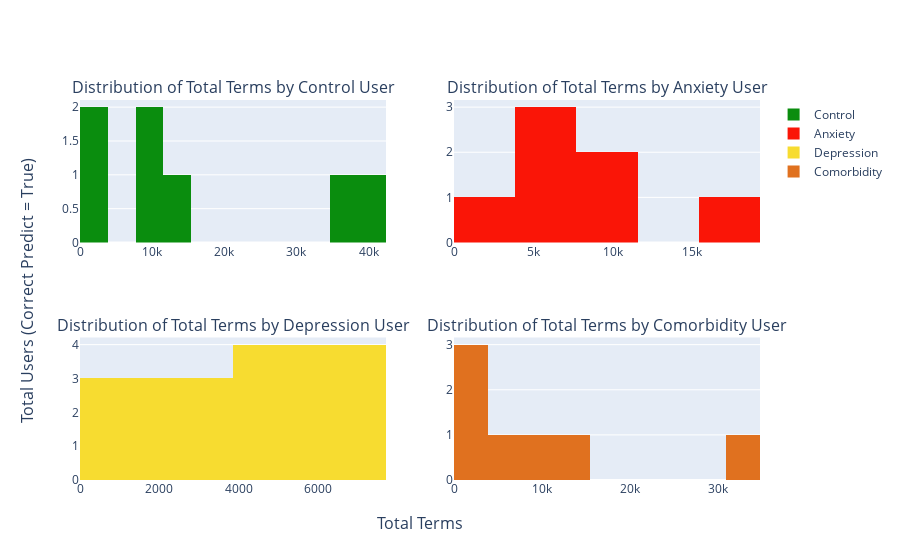
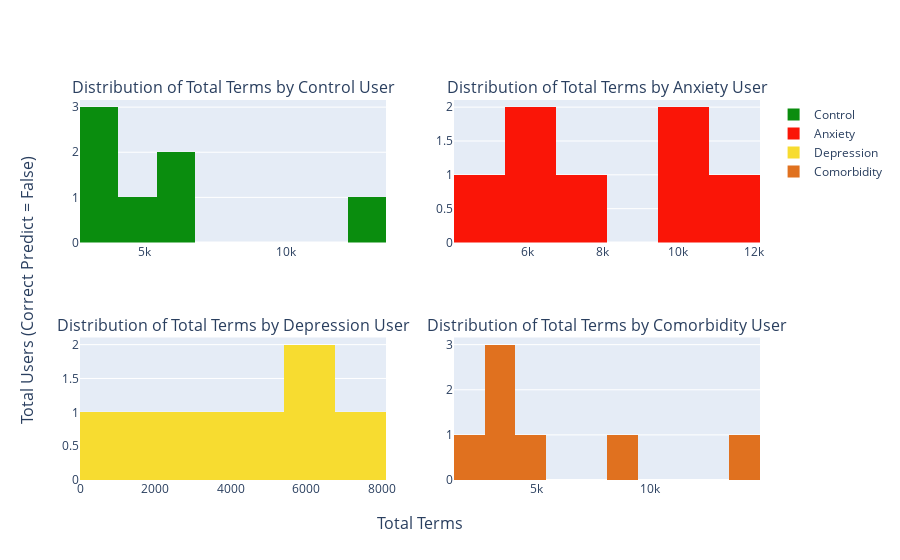

Notebook code cell kept with these figures, in order:
### Code cell
generate_plot_total_terms(sub_smhd_test[sub_smhd_test.correct_prediction == True], type_plot='specific')
generate_plot_total_terms(sub_smhd_test[sub_smhd_test.correct_prediction == False], type_plot='specific')

### Figure 1 — Plotly figure (JSON) as saved in the notebook; plotly's stock layout.template omitted (floating-point values rounded to 4 significant figures)
{"data": [{"autobinx": false, "marker": {"color": "#0A8D0E"}, "name": "Control", "type": "histogram", "x": [3653, 9287, 14157, 35379, 11045, 1917, 38579], "xaxis": "x", "xbins": {"end": 38579, "size": 3857, "start": 0}, "yaxis": "y", "ybins": {"end": 38579, "size": 2, "start": 0}}, {"autobinx": false, "marker": {"color": "#FA1507"}, "name": "Anxiety", "type": "histogram", "x": [18443, 4214, 5668, 696, 11433, 5269, 7763], "xaxis": "x2", "xbins": {"end": 38579, "size": 3857, "start": 0}, "yaxis": "y2", "ybins": {"end": 38579, "size": 2, "start": 0}}, {"autobinx": false, "marker": {"color": "#F7DC30"}, "name": "Depression", "type": "histogram", "x": [4178, 3317, 6847, 6060, 2631, 5746, 3479], "xaxis": "x3", "xbins": {"end": 38579, "size": 3857, "start": 0}, "yaxis": "y3", "ybins": {"end": 38579, "size": 2, "start": 0}}, {"autobinx": false, "marker": {"color": "#E0711F"}, "name": "Comorbidity", "type": "histogram", "x": [2276, 12544, 2846, 11176, 5830, 31019, 2516], "xaxis": "x4", "xbins": {"end": 38579, "size": 3857, "start": 0}, "yaxis": "y4", "ybins": {"end": 38579, "size": 2, "start": 0}}], "layout": {"annotations": [{"font": {"size": 16}, "showarrow": false, "text": "Distribution of Total Terms by Control User", "x": 0.225, "xanchor": "center", "xref": "paper", "y": 1, "yanchor": "bottom", "yref": "paper"}, {"font": {"size": 16}, "showarrow": false, "text": "Distribution of Total Terms by Anxiety User", "x": 0.775, "xanchor": "center", "xref": "paper", "y": 1, "yanchor": "bottom", "yref": "paper"}, {"font": {"size": 16}, "showarrow": false, "text": "Distribution of Total Terms by Depression User", "x": 0.225, "xanchor": "center", "xref": "paper", "y": 0.375, "yanchor": "bottom", "yref": "paper"}, {"font": {"size": 16}, "showarrow": false, "text": "Distribution of Total Terms by Comorbidity User", "x": 0.775, "xanchor": "center", "xref": "paper", "y": 0.375, "yanchor": "bottom", "yref": "paper"}, {"font": {"size": 16}, "showarrow": false, "text": "Total Terms", "x": 0.5, "xanchor": "center", "xref": "paper", "y": 0, "yanchor": "top", "yref": "paper", "yshift": -30}, {"font": {"size": 16}, "showarrow": false, "text": "Total Users (Correct Predict = True)", "textangle": -90, "x": 0, "xanchor": "right", "xref": "paper", "xshift": -40, "y": 0.5, "yanchor": "middle", "yref": "paper"}], "xaxis": {"anchor": "y", "domain": [0, 0.45]}, "xaxis2": {"anchor": "y2", "domain": [0.55, 1]}, "xaxis3": {"anchor": "y3", "domain": [0, 0.45]}, "xaxis4": {"anchor": "y4", "domain": [0.55, 1]}, "yaxis": {"anchor": "x", "domain": [0.625, 1]}, "yaxis2": {"anchor": "x2", "domain": [0.625, 1]}, "yaxis3": {"anchor": "x3", "domain": [0, 0.375]}, "yaxis4": {"anchor": "x4", "domain": [0, 0.375]}}}

### Figure 2 — Plotly figure (JSON) as saved in the notebook; plotly's stock layout.template omitted (floating-point values rounded to 4 significant figures)
{"data": [{"autobinx": false, "marker": {"color": "#0A8D0E"}, "name": "Control", "type": "histogram", "x": [3485, 5721, 12772, 6280, 3419, 4853, 3599], "xaxis": "x", "xbins": {"end": 13526, "size": 1352, "start": 0}, "yaxis": "y", "ybins": {"end": 13526, "size": 2, "start": 0}}, {"autobinx": false, "marker": {"color": "#FA1507"}, "name": "Anxiety", "type": "histogram", "x": [4909, 7244, 10336, 6034, 5613, 9785, 10928], "xaxis": "x2", "xbins": {"end": 13526, "size": 1352, "start": 0}, "yaxis": "y2", "ybins": {"end": 13526, "size": 2, "start": 0}}, {"autobinx": false, "marker": {"color": "#F7DC30"}, "name": "Depression", "type": "histogram", "x": [1098, 7792, 4099, 2430, 5944, 2969, 6255], "xaxis": "x3", "xbins": {"end": 13526, "size": 1352, "start": 0}, "yaxis": "y3", "ybins": {"end": 13526, "size": 2, "start": 0}}, {"autobinx": false, "marker": {"color": "#E0711F"}, "name": "Comorbidity", "type": "histogram", "x": [3461, 2619, 4124, 2843, 9348, 2957, 13526], "xaxis": "x4", "xbins": {"end": 13526, "size": 1352, "start": 0}, "yaxis": "y4", "ybins": {"end": 13526, "size": 2, "start": 0}}], "layout": {"annotations": [{"font": {"size": 16}, "showarrow": false, "text": "Distribution of Total Terms by Control User", "x": 0.225, "xanchor": "center", "xref": "paper", "y": 1, "yanchor": "bottom", "yref": "paper"}, {"font": {"size": 16}, "showarrow": false, "text": "Distribution of Total Terms by Anxiety User", "x": 0.775, "xanchor": "center", "xref": "paper", "y": 1, "yanchor": "bottom", "yref": "paper"}, {"font": {"size": 16}, "showarrow": false, "text": "Distribution of Total Terms by Depression User", "x": 0.225, "xanchor": "center", "xref": "paper", "y": 0.375, "yanchor": "bottom", "yref": "paper"}, {"font": {"size": 16}, "showarrow": false, "text": "Distribution of Total Terms by Comorbidity User", "x": 0.775, "xanchor": "center", "xref": "paper", "y": 0.375, "yanchor": "bottom", "yref": "paper"}, {"font": {"size": 16}, "showarrow": false, "text": "Total Terms", "x": 0.5, "xanchor": "center", "xref": "paper", "y": 0, "yanchor": "top", "yref": "paper", "yshift": -30}, {"font": {"size": 16}, "showarrow": false, "text": "Total Users (Correct Predict = False)", "textangle": -90, "x": 0, "xanchor": "right", "xref": "paper", "xshift": -40, "y": 0.5, "yanchor": "middle", "yref": "paper"}], "xaxis": {"anchor": "y", "domain": [0, 0.45]}, "xaxis2": {"anchor": "y2", "domain": [0.55, 1]}, "xaxis3": {"anchor": "y3", "domain": [0, 0.45]}, "xaxis4": {"anchor": "y4", "domain": [0.55, 1]}, "yaxis": {"anchor": "x", "domain": [0.625, 1]}, "yaxis2": {"anchor": "x2", "domain": [0.625, 1]}, "yaxis3": {"anchor": "x3", "domain": [0, 0.375]}, "yaxis4": {"anchor": "x4", "domain": [0, 0.375]}}}
